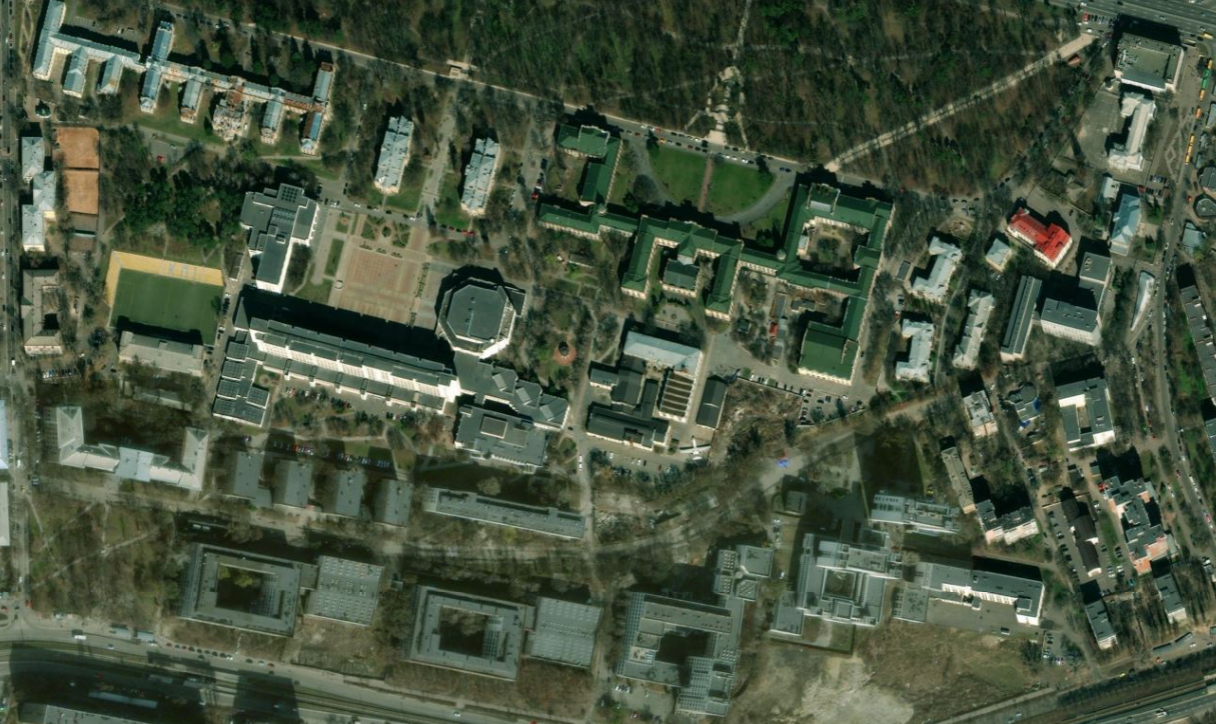
#> input picture count_buildings_kpi/campus.png, 1216 x 724 px
$ python quality_enhance_segment.py
#> lines starting #> are read from the running program, lines starting #| are printed output that depends on the picture
import cv2
import numpy as np
from matplotlib import pyplot as plt

#----------------- 1 Гистограма  яскравості зображення ---------
img = cv2.imread('campus.png')
#> img is the input picture: shape (724, 1216, 3); mean B, G, R 62.7, 82.7, 70.1
imS = cv2.resize(img, (600, 500))
cv2.imshow("img", imS)
plt.hist(img.ravel(), 256, range=(0, 256))
plt.show()
#> figure, not shown here; tallest bar 26953 high, from x = 45 to 46
cv2.waitKey(0)
cv2.destroyAllWindows()

#-------------------- 2 Маскування зображення  -----------------
mask = np.zeros(img.shape[:2], np.uint8)
mask[280:550, 220:550] = 255
masked_img = cv2.bitwise_and(img, img, mask=mask)
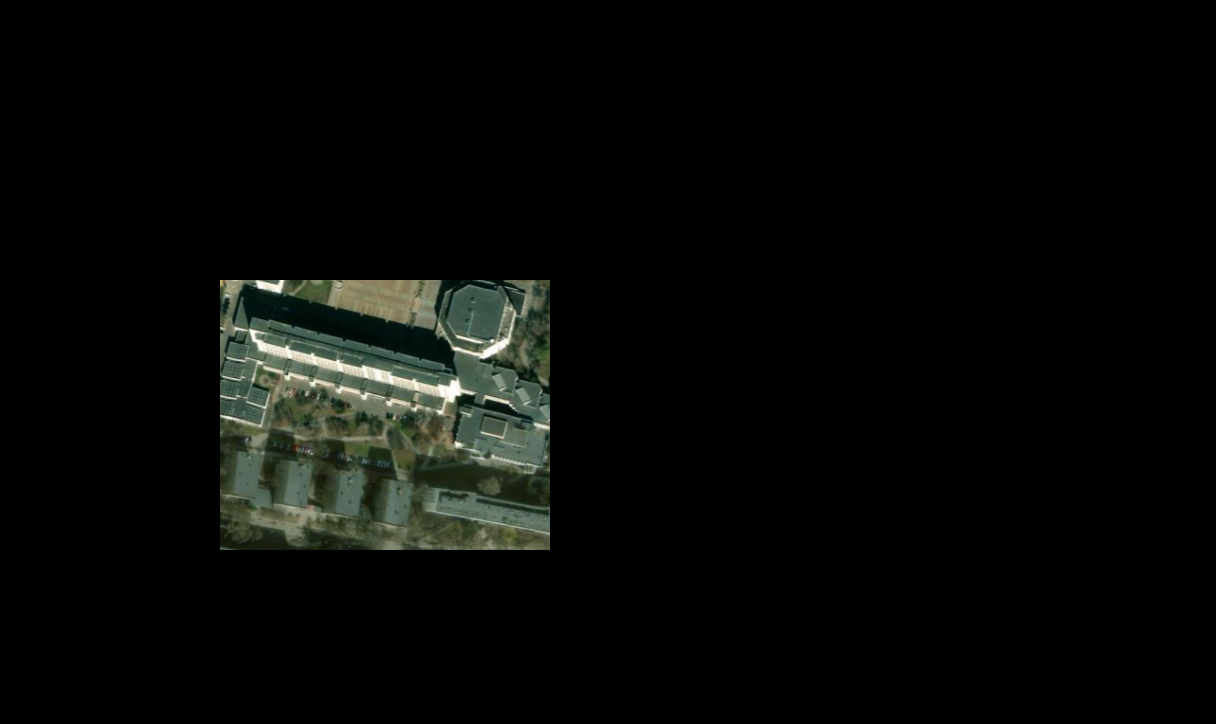
#> masked_img: shape (724, 1216, 3); mean B, G, R 7.2, 9.1, 7.8

hist_full = cv2.calcHist([img], [0], None, [256], [0,256])
#> hist_full = 256 values, max 11427 at index 38, min 1 at index 255, mean 3439
hist_mask = cv2.calcHist([img], [0], mask, [256], [0, 256])
#> hist_mask = 256 values, max 1255 at index 14, min 0 at index 0, mean 348

plt.subplot(221), plt.imshow(img, 'gray')
plt.subplot(222), plt.imshow(mask,'gray')
plt.subplot(223), plt.imshow(masked_img, 'gray')
plt.subplot(224), plt.plot(hist_full), plt.plot(hist_mask)
plt.xlim([0,256])
plt.show()
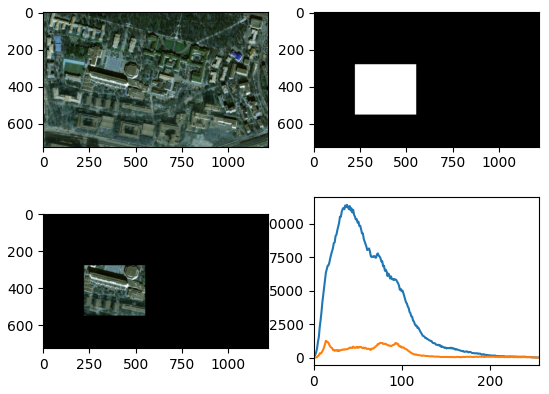
#> figure drawn by matplotlib, 4 panels; B, G, R data is drawn as R, G, B; panel 4: curve peaks at x = 38, y = 11427; panel 4: curve peaks at x = 14, y = 1255

#-------------------- 3 Вирівнювання гістограми  --------------
img = cv2.imread('campus.png', 0)
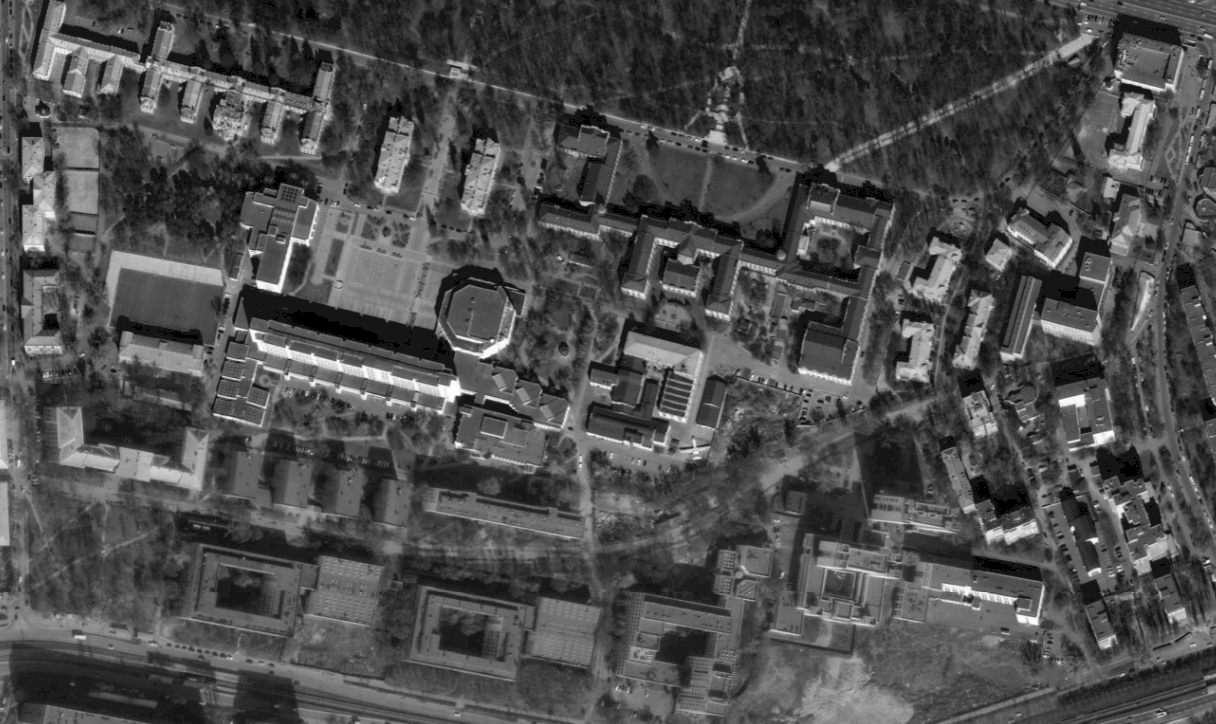
#> img: shape (724, 1216); min 0, max 255, mean 77.5
hist, bins = np.histogram(img.flatten(),256,(0,256))
#> hist = 256 values, max 46151 at index 21, min 0 at index 1, mean 3439; bins = 257 values from 0 to 256
cdf = hist.cumsum()
#> cdf = 256 values from 6471 to 880384
cdf_normalized = cdf * hist.max() / cdf.max()        # Визначення нормалізоуючої кривої
#> cdf_normalized = 256 values from 339.2 to 46151
plt.plot(cdf_normalized, color = 'b')
plt.hist(img.flatten(),256,range=(0,256), color = 'r')
plt.xlim([0,256])
plt.legend(('cdf','histogram'), loc = 'upper left')
plt.show()
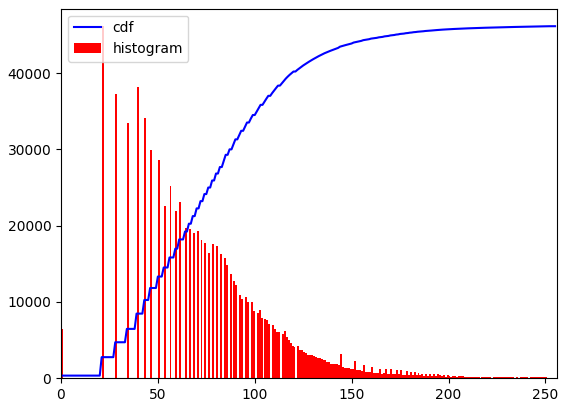
#> figure drawn by matplotlib, 1 panel; tallest bar 46151 high, from x = 21 to 22; curve peaks at x = 255, y = 46151

cdf_m = np.ma.masked_equal(cdf,0)
cdf_m = (cdf_m - cdf_m.min())*255/(cdf_m.max()-cdf_m.min())

cdf = np.ma.filled(cdf_m,0).astype('uint8')
#> cdf = 256 values from 0 to 255
img2 = cdf[img]
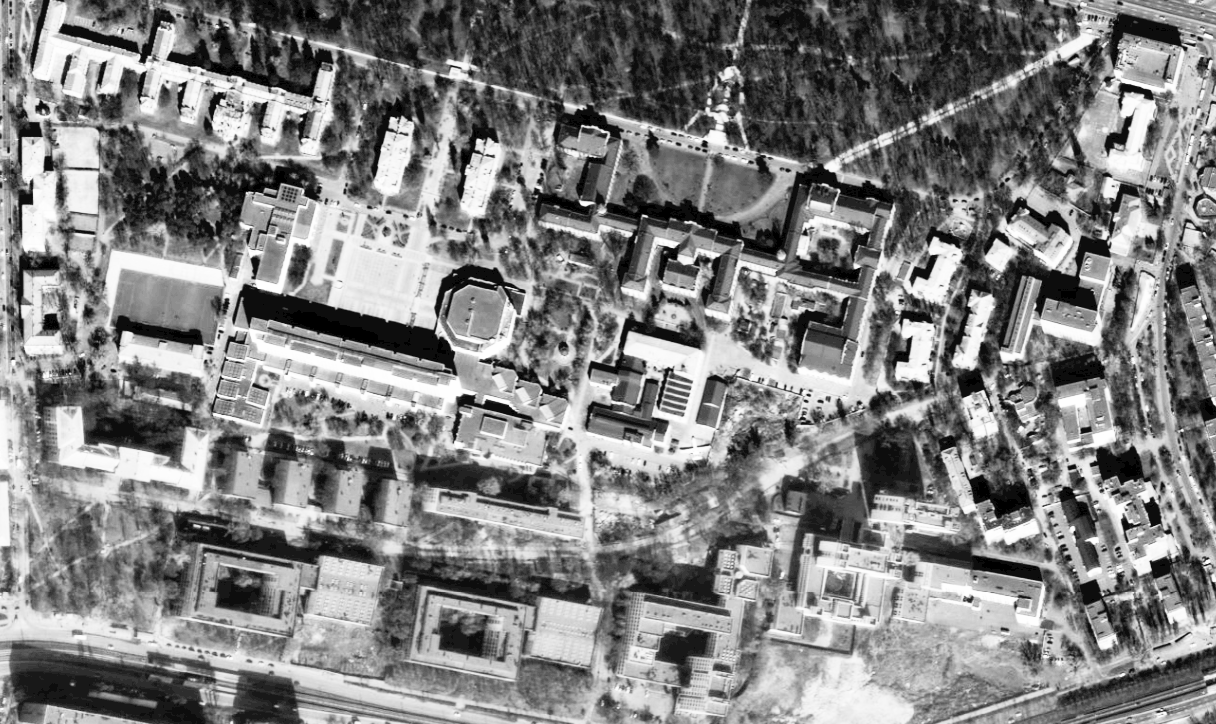
#> img2: shape (724, 1216); min 0, max 255, mean 129

img = cv2.imread('campus.png', 0)
equ = cv2.equalizeHist(img)
res = np.hstack((img,equ))
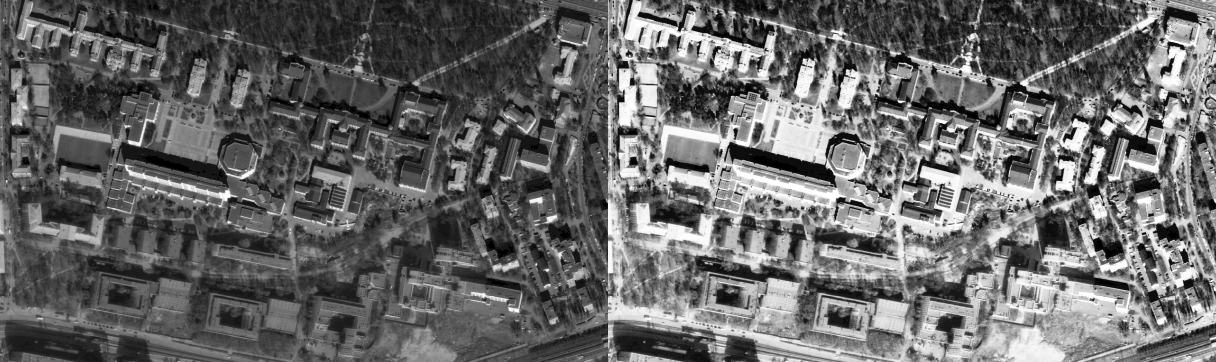
#> res: shape (724, 2432) (shown at 1/2 size); min 0, max 255, mean 103.4
cv2.imwrite('campus_Rez_equalizeHist.jpg',res)

imS = cv2.resize(res, (800, 300))
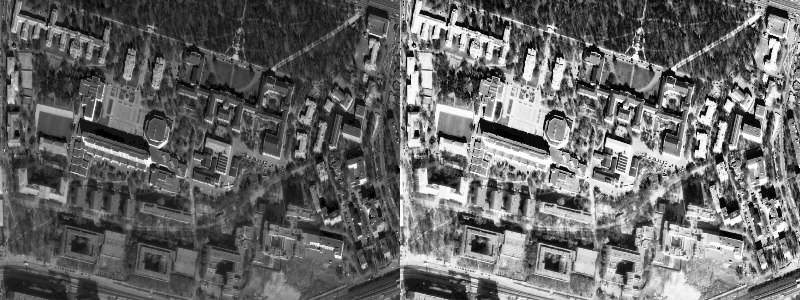
#> imS: shape (300, 800); min 0, max 255, mean 103.3
plt.imshow(imS)
plt.show()
